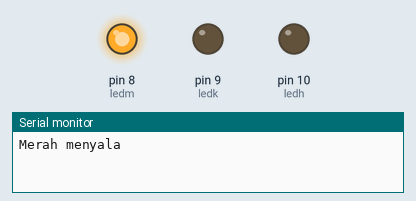
Simulated run of this sketch. Board: Arduino Uno, built with avr-gcc and run on an emulated ATmega328P. Parts: output pins drawn as LEDs (lit = HIGH), the last lines printed to the serial monitor.

Above: at 0.5 s.
At 1.5 s:
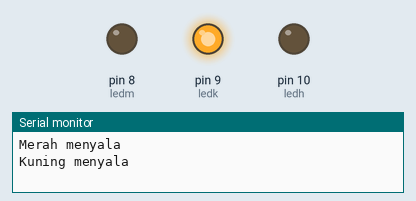
At 5.5 s:
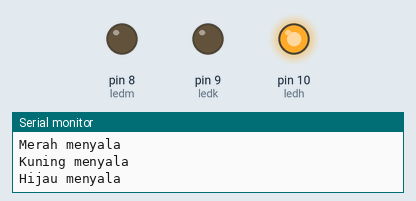
Timing chart, 0 to 6.9 s (numbered marks = the images above):
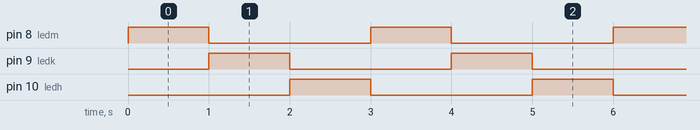

Measured:
- by itself, pin 8 (ledm), pin 9 (ledk), pin 10 (ledh): alternates HIGH for 1.0 s and LOW for 2.0 s
- by itself, everything shown: repeats every 3.0 s, in 3 steps

The sketch:

lights.ino
```cpp
int ledm = 8;
int ledk = 9;
int ledh = 10;


void setup() {
  // put your setup code here, to run once:
  Serial.begin(9600);
  pinMode(ledm, OUTPUT);
  pinMode(ledk, OUTPUT);
  pinMode(ledh, OUTPUT);
}

void loop() {
  // put your main code here, to run repeatedly:
  digitalWrite(ledm, HIGH);
  digitalWrite(ledk, LOW);
  digitalWrite(ledh, LOW);
    Serial.println("Merah menyala");
delay(1000);
  digitalWrite(ledm, LOW);
  digitalWrite(ledk, HIGH);
  digitalWrite(ledh, LOW);
    Serial.println("Kuning menyala");
delay(1000);
    Serial.println("Hijau menyala");
  digitalWrite(ledm, LOW);
  digitalWrite(ledk, LOW);
  digitalWrite(ledh, HIGH);
delay(1000);
}
```
